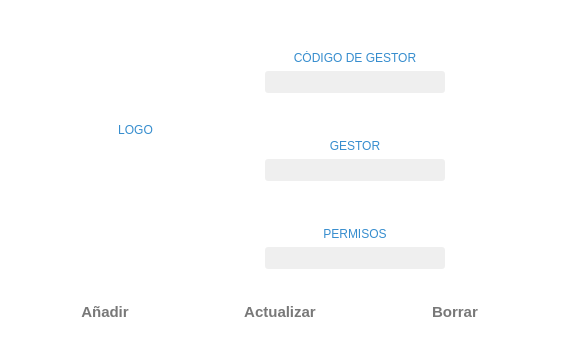
<?xml version="1.0" encoding="UTF-8"?>
<ui version="4.0">
 <class>Gestor</class>
 <widget class="QWidget" name="Gestor">
  <property name="geometry">
   <rect>
    <x>0</x>
    <y>0</y>
    <width>563</width>
    <height>359</height>
   </rect>
  </property>
  <property name="palette">
   <palette>
    <active>
     <colorrole role="Base">
      <brush brushstyle="SolidPattern">
       <color alpha="255">
        <red>46</red>
        <green>47</green>
        <blue>48</blue>
       </color>
      </brush>
     </colorrole>
     <colorrole role="Window">
      <brush brushstyle="SolidPattern">
       <color alpha="255">
        <red>255</red>
        <green>255</green>
        <blue>255</blue>
       </color>
      </brush>
     </colorrole>
    </active>
    <inactive>
     <colorrole role="Base">
      <brush brushstyle="SolidPattern">
       <color alpha="255">
        <red>46</red>
        <green>47</green>
        <blue>48</blue>
       </color>
      </brush>
     </colorrole>
     <colorrole role="Window">
      <brush brushstyle="SolidPattern">
       <color alpha="255">
        <red>255</red>
        <green>255</green>
        <blue>255</blue>
       </color>
      </brush>
     </colorrole>
    </inactive>
    <disabled>
     <colorrole role="Base">
      <brush brushstyle="SolidPattern">
       <color alpha="255">
        <red>255</red>
        <green>255</green>
        <blue>255</blue>
       </color>
      </brush>
     </colorrole>
     <colorrole role="Window">
      <brush brushstyle="SolidPattern">
       <color alpha="255">
        <red>255</red>
        <green>255</green>
        <blue>255</blue>
       </color>
      </brush>
     </colorrole>
    </disabled>
   </palette>
  </property>
  <property name="windowTitle">
   <string>Form</string>
  </property>
  <layout class="QVBoxLayout" name="verticalLayout_6">
   <item>
    <layout class="QHBoxLayout" name="horizontalLayout_2">
     <item>
      <spacer name="horizontalSpacer_3">
       <property name="orientation">
        <enum>Qt::Horizontal</enum>
       </property>
       <property name="sizeHint" stdset="0">
        <size>
         <width>40</width>
         <height>20</height>
        </size>
       </property>
      </spacer>
     </item>
     <item>
      <layout class="QVBoxLayout" name="verticalLayout_5">
       <item>
        <spacer name="verticalSpacer_9">
         <property name="orientation">
          <enum>Qt::Vertical</enum>
         </property>
         <property name="sizeHint" stdset="0">
          <size>
           <width>20</width>
           <height>40</height>
          </size>
         </property>
        </spacer>
       </item>
       <item>
        <widget class="QLabel" name="label_3">
         <property name="styleSheet">
          <string notr="true">font: 10pt &quot;Segoe UI Semilight&quot;;
color: rgb(54, 141, 206);</string>
         </property>
         <property name="text">
          <string>LOGO</string>
         </property>
         <property name="alignment">
          <set>Qt::AlignCenter</set>
         </property>
        </widget>
       </item>
       <item>
        <widget class="MyLabelPhoto" name="lb_foto">
         <property name="minimumSize">
          <size>
           <width>0</width>
           <height>0</height>
          </size>
         </property>
         <property name="maximumSize">
          <size>
           <width>16777215</width>
           <height>150</height>
          </size>
         </property>
         <property name="styleSheet">
          <string notr="true">/*QLabel {
padding: 1px;
border-style: solid;
border: 2px solid gray;
border-radius: 45px;};*/</string>
         </property>
         <property name="text">
          <string/>
         </property>
         <property name="pixmap">
          <pixmap resource="assets.qrc">:/icons/add_image_blue.png</pixmap>
         </property>
         <property name="scaledContents">
          <bool>false</bool>
         </property>
         <property name="alignment">
          <set>Qt::AlignCenter</set>
         </property>
        </widget>
       </item>
       <item>
        <spacer name="verticalSpacer_10">
         <property name="orientation">
          <enum>Qt::Vertical</enum>
         </property>
         <property name="sizeHint" stdset="0">
          <size>
           <width>20</width>
           <height>40</height>
          </size>
         </property>
        </spacer>
       </item>
      </layout>
     </item>
     <item>
      <spacer name="horizontalSpacer_2">
       <property name="orientation">
        <enum>Qt::Horizontal</enum>
       </property>
       <property name="sizeHint" stdset="0">
        <size>
         <width>40</width>
         <height>20</height>
        </size>
       </property>
      </spacer>
     </item>
     <item>
      <layout class="QVBoxLayout" name="verticalLayout_4">
       <item>
        <spacer name="verticalSpacer_4">
         <property name="orientation">
          <enum>Qt::Vertical</enum>
         </property>
         <property name="sizeHint" stdset="0">
          <size>
           <width>20</width>
           <height>40</height>
          </size>
         </property>
        </spacer>
       </item>
       <item>
        <layout class="QVBoxLayout" name="verticalLayout">
         <item>
          <widget class="QLabel" name="label">
           <property name="styleSheet">
            <string notr="true">font: 10pt &quot;Segoe UI Semilight&quot;;
color: rgb(54, 141, 206);</string>
           </property>
           <property name="text">
            <string>CÓDIGO DE GESTOR</string>
           </property>
           <property name="alignment">
            <set>Qt::AlignCenter</set>
           </property>
          </widget>
         </item>
         <item>
          <widget class="MyLineEditShine" name="le_codigo">
           <property name="minimumSize">
            <size>
             <width>180</width>
             <height>22</height>
            </size>
           </property>
           <property name="font">
            <font>
             <family>Segoe UI</family>
             <pointsize>10</pointsize>
            </font>
           </property>
           <property name="styleSheet">
            <string notr="true">background-color: #EFEFEF; 
border-radius: 3px;
color:rgb(50, 50, 50);</string>
           </property>
           <property name="alignment">
            <set>Qt::AlignCenter</set>
           </property>
          </widget>
         </item>
        </layout>
       </item>
       <item>
        <spacer name="verticalSpacer">
         <property name="orientation">
          <enum>Qt::Vertical</enum>
         </property>
         <property name="sizeHint" stdset="0">
          <size>
           <width>20</width>
           <height>40</height>
          </size>
         </property>
        </spacer>
       </item>
       <item>
        <layout class="QVBoxLayout" name="verticalLayout_2">
         <item>
          <widget class="QLabel" name="label_2">
           <property name="styleSheet">
            <string notr="true">font: 10pt &quot;Segoe UI Semilight&quot;;
color: rgb(54, 141, 206);</string>
           </property>
           <property name="text">
            <string>GESTOR</string>
           </property>
           <property name="alignment">
            <set>Qt::AlignCenter</set>
           </property>
          </widget>
         </item>
         <item>
          <widget class="MyLineEditShine" name="le_gestor">
           <property name="minimumSize">
            <size>
             <width>180</width>
             <height>22</height>
            </size>
           </property>
           <property name="font">
            <font>
             <family>Segoe UI</family>
             <pointsize>10</pointsize>
            </font>
           </property>
           <property name="styleSheet">
            <string notr="true">background-color: #EFEFEF; 
border-radius: 3px;
color:rgb(50, 50, 50);</string>
           </property>
           <property name="alignment">
            <set>Qt::AlignCenter</set>
           </property>
          </widget>
         </item>
        </layout>
       </item>
       <item>
        <layout class="QVBoxLayout" name="verticalLayout_3"/>
       </item>
       <item>
        <spacer name="verticalSpacer_2">
         <property name="orientation">
          <enum>Qt::Vertical</enum>
         </property>
         <property name="sizeHint" stdset="0">
          <size>
           <width>20</width>
           <height>40</height>
          </size>
         </property>
        </spacer>
       </item>
       <item>
        <layout class="QVBoxLayout" name="verticalLayout_7">
         <item>
          <widget class="QLabel" name="label_4">
           <property name="styleSheet">
            <string notr="true">font: 10pt &quot;Segoe UI Semilight&quot;;
color: rgb(54, 141, 206);</string>
           </property>
           <property name="text">
            <string>PERMISOS</string>
           </property>
           <property name="alignment">
            <set>Qt::AlignCenter</set>
           </property>
          </widget>
         </item>
         <item>
          <widget class="MyLabelSpinner" name="l_permisos">
           <property name="minimumSize">
            <size>
             <width>180</width>
             <height>22</height>
            </size>
           </property>
           <property name="styleSheet">
            <string notr="true">background-color: #EFEFEF; 
border-radius: 3px;
color:rgb(50, 50, 50);</string>
           </property>
           <property name="text">
            <string/>
           </property>
           <property name="alignment">
            <set>Qt::AlignCenter</set>
           </property>
          </widget>
         </item>
        </layout>
       </item>
      </layout>
     </item>
     <item>
      <spacer name="horizontalSpacer">
       <property name="orientation">
        <enum>Qt::Horizontal</enum>
       </property>
       <property name="sizeHint" stdset="0">
        <size>
         <width>40</width>
         <height>20</height>
        </size>
       </property>
      </spacer>
     </item>
    </layout>
   </item>
   <item>
    <spacer name="verticalSpacer_6">
     <property name="orientation">
      <enum>Qt::Vertical</enum>
     </property>
     <property name="sizeHint" stdset="0">
      <size>
       <width>20</width>
       <height>11</height>
      </size>
     </property>
    </spacer>
   </item>
   <item>
    <layout class="QHBoxLayout" name="horizontalLayout">
     <item>
      <widget class="QPushButton" name="pb_agregar">
       <property name="minimumSize">
        <size>
         <width>130</width>
         <height>40</height>
        </size>
       </property>
       <property name="maximumSize">
        <size>
         <width>130</width>
         <height>41</height>
        </size>
       </property>
       <property name="font">
        <font>
         <family>Segoe UI</family>
         <pointsize>11</pointsize>
         <weight>75</weight>
         <bold>true</bold>
        </font>
       </property>
       <property name="styleSheet">
        <string notr="true">border-radius: 10px;
color:rgb(120, 120, 120);</string>
       </property>
       <property name="text">
        <string>Añadir</string>
       </property>
       <property name="icon">
        <iconset resource="assets.qrc">
         <normaloff>:/icons/subir.png</normaloff>:/icons/subir.png</iconset>
       </property>
       <property name="iconSize">
        <size>
         <width>25</width>
         <height>25</height>
        </size>
       </property>
      </widget>
     </item>
     <item>
      <widget class="QPushButton" name="pb_actualizar">
       <property name="minimumSize">
        <size>
         <width>150</width>
         <height>40</height>
        </size>
       </property>
       <property name="maximumSize">
        <size>
         <width>150</width>
         <height>41</height>
        </size>
       </property>
       <property name="font">
        <font>
         <family>Segoe UI</family>
         <pointsize>11</pointsize>
         <weight>75</weight>
         <bold>true</bold>
        </font>
       </property>
       <property name="styleSheet">
        <string notr="true">border-radius: 10px;
color:rgb(120, 120, 120);</string>
       </property>
       <property name="text">
        <string>Actualizar</string>
       </property>
       <property name="icon">
        <iconset resource="assets.qrc">
         <normaloff>:/icons/update.png</normaloff>:/icons/update.png</iconset>
       </property>
       <property name="iconSize">
        <size>
         <width>30</width>
         <height>30</height>
        </size>
       </property>
      </widget>
     </item>
     <item>
      <widget class="QPushButton" name="pb_borrar">
       <property name="minimumSize">
        <size>
         <width>130</width>
         <height>40</height>
        </size>
       </property>
       <property name="maximumSize">
        <size>
         <width>130</width>
         <height>41</height>
        </size>
       </property>
       <property name="palette">
        <palette>
         <active>
          <colorrole role="WindowText">
           <brush brushstyle="SolidPattern">
            <color alpha="255">
             <red>120</red>
             <green>120</green>
             <blue>120</blue>
            </color>
           </brush>
          </colorrole>
          <colorrole role="Text">
           <brush brushstyle="SolidPattern">
            <color alpha="255">
             <red>120</red>
             <green>120</green>
             <blue>120</blue>
            </color>
           </brush>
          </colorrole>
          <colorrole role="ButtonText">
           <brush brushstyle="SolidPattern">
            <color alpha="255">
             <red>120</red>
             <green>120</green>
             <blue>120</blue>
            </color>
           </brush>
          </colorrole>
          <colorrole role="Base">
           <brush brushstyle="SolidPattern">
            <color alpha="255">
             <red>46</red>
             <green>47</green>
             <blue>48</blue>
            </color>
           </brush>
          </colorrole>
          <colorrole role="Window">
           <brush brushstyle="SolidPattern">
            <color alpha="255">
             <red>255</red>
             <green>255</green>
             <blue>255</blue>
            </color>
           </brush>
          </colorrole>
          <colorrole role="PlaceholderText">
           <brush brushstyle="NoBrush">
            <color alpha="128">
             <red>120</red>
             <green>120</green>
             <blue>120</blue>
            </color>
           </brush>
          </colorrole>
         </active>
         <inactive>
          <colorrole role="WindowText">
           <brush brushstyle="SolidPattern">
            <color alpha="255">
             <red>120</red>
             <green>120</green>
             <blue>120</blue>
            </color>
           </brush>
          </colorrole>
          <colorrole role="Text">
           <brush brushstyle="SolidPattern">
            <color alpha="255">
             <red>120</red>
             <green>120</green>
             <blue>120</blue>
            </color>
           </brush>
          </colorrole>
          <colorrole role="ButtonText">
           <brush brushstyle="SolidPattern">
            <color alpha="255">
             <red>120</red>
             <green>120</green>
             <blue>120</blue>
            </color>
           </brush>
          </colorrole>
          <colorrole role="Base">
           <brush brushstyle="SolidPattern">
            <color alpha="255">
             <red>46</red>
             <green>47</green>
             <blue>48</blue>
            </color>
           </brush>
          </colorrole>
          <colorrole role="Window">
           <brush brushstyle="SolidPattern">
            <color alpha="255">
             <red>255</red>
             <green>255</green>
             <blue>255</blue>
            </color>
           </brush>
          </colorrole>
          <colorrole role="PlaceholderText">
           <brush brushstyle="NoBrush">
            <color alpha="128">
             <red>120</red>
             <green>120</green>
             <blue>120</blue>
            </color>
           </brush>
          </colorrole>
         </inactive>
         <disabled>
          <colorrole role="WindowText">
           <brush brushstyle="SolidPattern">
            <color alpha="255">
             <red>120</red>
             <green>120</green>
             <blue>120</blue>
            </color>
           </brush>
          </colorrole>
          <colorrole role="Text">
           <brush brushstyle="SolidPattern">
            <color alpha="255">
             <red>120</red>
             <green>120</green>
             <blue>120</blue>
            </color>
           </brush>
          </colorrole>
          <colorrole role="ButtonText">
           <brush brushstyle="SolidPattern">
            <color alpha="255">
             <red>120</red>
             <green>120</green>
             <blue>120</blue>
            </color>
           </brush>
          </colorrole>
          <colorrole role="Base">
           <brush brushstyle="SolidPattern">
            <color alpha="255">
             <red>255</red>
             <green>255</green>
             <blue>255</blue>
            </color>
           </brush>
          </colorrole>
          <colorrole role="Window">
           <brush brushstyle="SolidPattern">
            <color alpha="255">
             <red>255</red>
             <green>255</green>
             <blue>255</blue>
            </color>
           </brush>
          </colorrole>
          <colorrole role="PlaceholderText">
           <brush brushstyle="NoBrush">
            <color alpha="128">
             <red>120</red>
             <green>120</green>
             <blue>120</blue>
            </color>
           </brush>
          </colorrole>
         </disabled>
        </palette>
       </property>
       <property name="font">
        <font>
         <family>Segoe UI</family>
         <pointsize>11</pointsize>
         <weight>75</weight>
         <bold>true</bold>
        </font>
       </property>
       <property name="styleSheet">
        <string notr="true">border-radius: 10px;
color:rgb(120, 120, 120);</string>
       </property>
       <property name="text">
        <string>Borrar</string>
       </property>
       <property name="icon">
        <iconset resource="assets.qrc">
         <normaloff>:/icons/delete_blue.png</normaloff>:/icons/delete_blue.png</iconset>
       </property>
       <property name="iconSize">
        <size>
         <width>25</width>
         <height>25</height>
        </size>
       </property>
      </widget>
     </item>
    </layout>
   </item>
   <item>
    <spacer name="verticalSpacer_5">
     <property name="orientation">
      <enum>Qt::Vertical</enum>
     </property>
     <property name="sizeHint" stdset="0">
      <size>
       <width>20</width>
       <height>10</height>
      </size>
     </property>
    </spacer>
   </item>
  </layout>
 </widget>
 <customwidgets>
  <customwidget>
   <class>MyLabelSpinner</class>
   <extends>QLabel</extends>
   <header location="global">mylabelspinner.h</header>
  </customwidget>
  <customwidget>
   <class>MyLabelPhoto</class>
   <extends>QLabel</extends>
   <header location="global">mylabelphoto.h</header>
  </customwidget>
  <customwidget>
   <class>MyLineEditShine</class>
   <extends>QLineEdit</extends>
   <header location="global">mylineeditshine.h</header>
  </customwidget>
 </customwidgets>
 <resources>
  <include location="assets.qrc"/>
 </resources>
 <connections/>
</ui>
